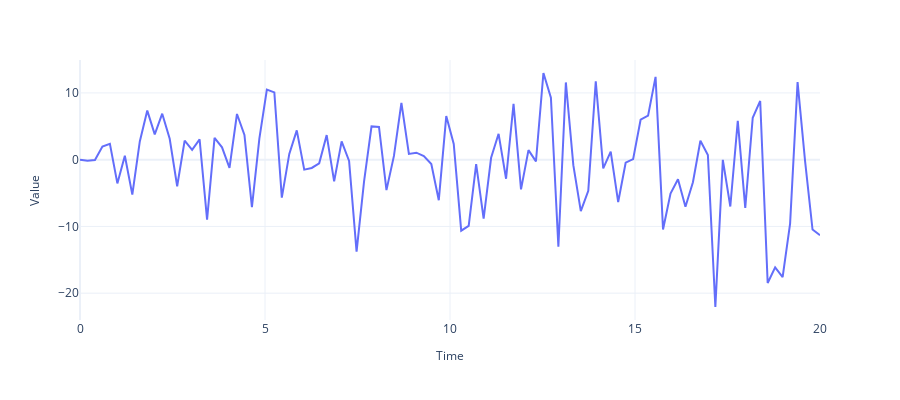

Notebook cell for this chart:
### Code cell
fig = plot_time_series(
    time = regular_time_samples,
    values=sinusoidal_samples+noise,
    label=""
    )
fig.show()
